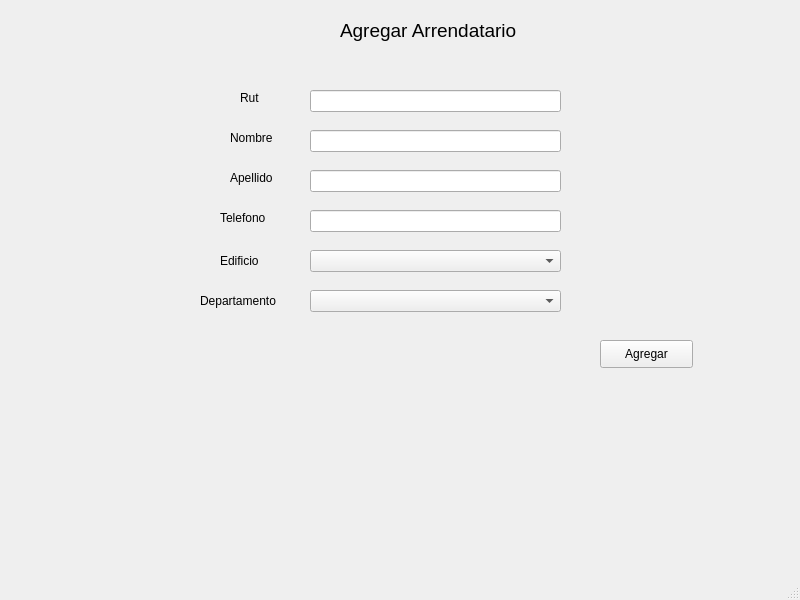
<?xml version="1.0" encoding="UTF-8"?>
<ui version="4.0">
 <class>MainAgregarArrendatario</class>
 <widget class="QMainWindow" name="MainAgregarArrendatario">
  <property name="geometry">
   <rect>
    <x>0</x>
    <y>0</y>
    <width>800</width>
    <height>600</height>
   </rect>
  </property>
  <property name="windowTitle">
   <string>MainWindow</string>
  </property>
  <widget class="QWidget" name="centralwidget">
   <widget class="QLabel" name="label">
    <property name="geometry">
     <rect>
      <x>340</x>
      <y>10</y>
      <width>211</width>
      <height>41</height>
     </rect>
    </property>
    <property name="font">
     <font>
      <pointsize>14</pointsize>
     </font>
    </property>
    <property name="text">
     <string>Agregar Arrendatario</string>
    </property>
   </widget>
   <widget class="QLineEdit" name="txtRut">
    <property name="geometry">
     <rect>
      <x>310</x>
      <y>90</y>
      <width>251</width>
      <height>22</height>
     </rect>
    </property>
   </widget>
   <widget class="QLineEdit" name="txtNombre">
    <property name="geometry">
     <rect>
      <x>310</x>
      <y>130</y>
      <width>251</width>
      <height>22</height>
     </rect>
    </property>
   </widget>
   <widget class="QLineEdit" name="txtApellido">
    <property name="geometry">
     <rect>
      <x>310</x>
      <y>170</y>
      <width>251</width>
      <height>22</height>
     </rect>
    </property>
   </widget>
   <widget class="QLineEdit" name="txtTelefono">
    <property name="geometry">
     <rect>
      <x>310</x>
      <y>210</y>
      <width>251</width>
      <height>22</height>
     </rect>
    </property>
   </widget>
   <widget class="QLabel" name="label_5">
    <property name="geometry">
     <rect>
      <x>220</x>
      <y>210</y>
      <width>55</width>
      <height>16</height>
     </rect>
    </property>
    <property name="text">
     <string>Telefono</string>
    </property>
   </widget>
   <widget class="QLabel" name="label_2">
    <property name="geometry">
     <rect>
      <x>240</x>
      <y>90</y>
      <width>55</width>
      <height>16</height>
     </rect>
    </property>
    <property name="text">
     <string>Rut</string>
    </property>
   </widget>
   <widget class="QLabel" name="label_3">
    <property name="geometry">
     <rect>
      <x>230</x>
      <y>130</y>
      <width>55</width>
      <height>16</height>
     </rect>
    </property>
    <property name="text">
     <string>Nombre</string>
    </property>
   </widget>
   <widget class="QLabel" name="label_4">
    <property name="geometry">
     <rect>
      <x>230</x>
      <y>170</y>
      <width>55</width>
      <height>16</height>
     </rect>
    </property>
    <property name="text">
     <string>Apellido</string>
    </property>
   </widget>
   <widget class="QPushButton" name="btnAgregar">
    <property name="geometry">
     <rect>
      <x>600</x>
      <y>340</y>
      <width>93</width>
      <height>28</height>
     </rect>
    </property>
    <property name="text">
     <string>Agregar</string>
    </property>
   </widget>
   <widget class="QComboBox" name="cboEdficio">
    <property name="geometry">
     <rect>
      <x>310</x>
      <y>250</y>
      <width>251</width>
      <height>22</height>
     </rect>
    </property>
   </widget>
   <widget class="QComboBox" name="cboDepartamento">
    <property name="geometry">
     <rect>
      <x>310</x>
      <y>290</y>
      <width>251</width>
      <height>22</height>
     </rect>
    </property>
   </widget>
   <widget class="QLabel" name="label_6">
    <property name="geometry">
     <rect>
      <x>220</x>
      <y>250</y>
      <width>71</width>
      <height>21</height>
     </rect>
    </property>
    <property name="font">
     <font>
      <pointsize>9</pointsize>
     </font>
    </property>
    <property name="text">
     <string>Edificio</string>
    </property>
   </widget>
   <widget class="QLabel" name="label_7">
    <property name="geometry">
     <rect>
      <x>200</x>
      <y>290</y>
      <width>101</width>
      <height>21</height>
     </rect>
    </property>
    <property name="font">
     <font>
      <pointsize>9</pointsize>
     </font>
    </property>
    <property name="text">
     <string>Departamento</string>
    </property>
   </widget>
  </widget>
  <widget class="QMenuBar" name="menubar">
   <property name="geometry">
    <rect>
     <x>0</x>
     <y>0</y>
     <width>800</width>
     <height>26</height>
    </rect>
   </property>
  </widget>
  <widget class="QStatusBar" name="statusbar"/>
 </widget>
 <resources/>
 <connections/>
</ui>
